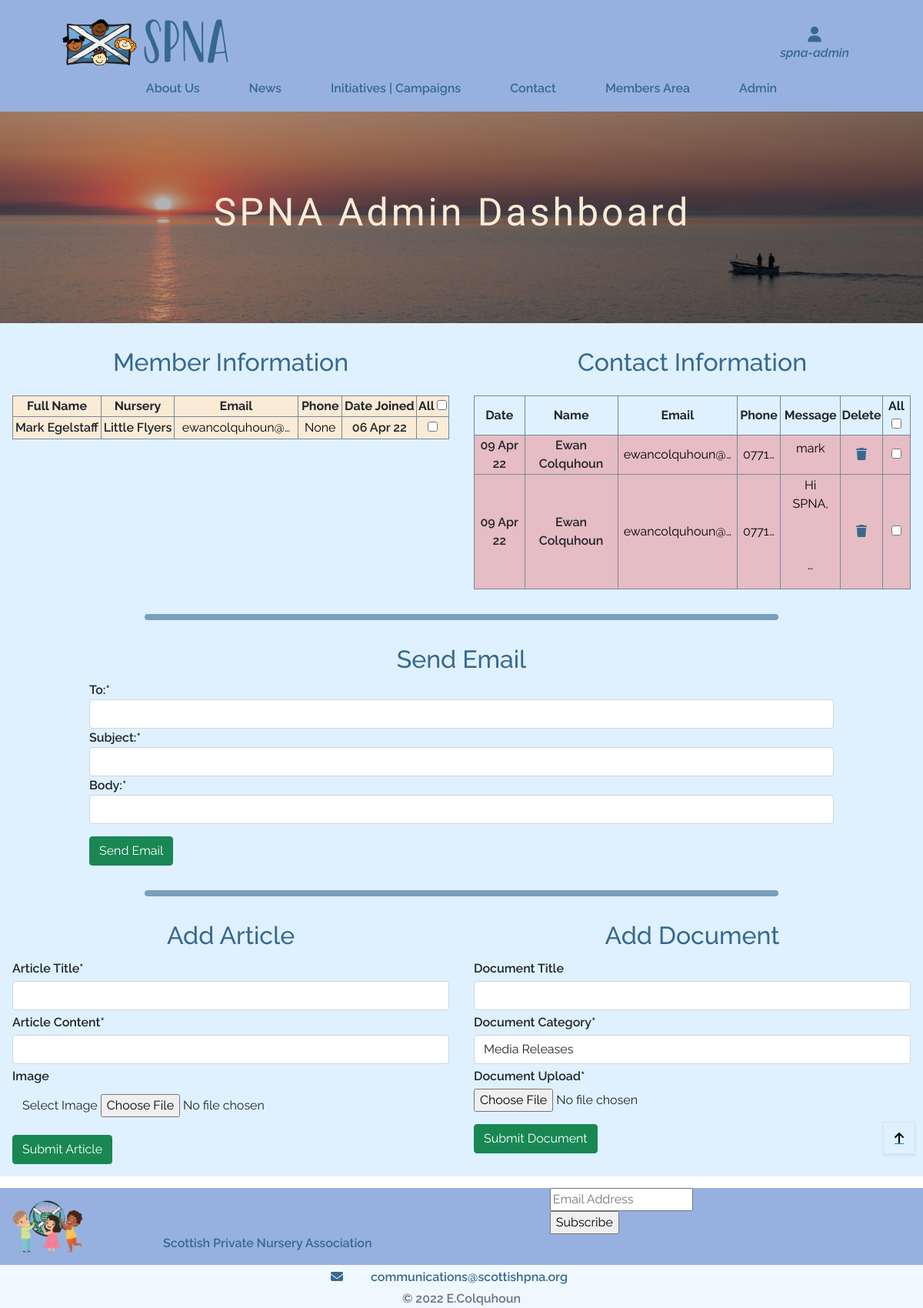
Page /spna_admin/ (signed in) on the committed database.
### member/models.py (models this page shows, shortened)
class SPNAMember(models.Model):
    M = 'Monthly'
    M6 = 'Six Monthly'
    Y = 'Yearly'
    PLAN = (
        (M, '£10 monthly'),
        (M6, '£55 six monthly'),
        (Y, '£100 yearly'),
    )
    user = models.OneToOneField(User, on_delete=models.CASCADE, primary_key=True)
    nursery = models.CharField(max_length=255)
    fullname = models.CharField(max_length=50, null=False, blank=False, default='')
    street_address1 = models.CharField(max_length=80, null=False, blank=False)
    town_or_city = models.CharField(max_length=40, null=False, blank=False)
    postcode = models.CharField(max_length=20, null=True, blank=True)
    country = CountryField(blank_label='Country', null=False, blank=False)
    phone = models.CharField(max_length=15, null=True, blank=True)
    subscription = models.CharField(max_length=16, choices=PLAN, default=1, null=False, blank=False)
    paid_until = models.DateField(null=True, blank=True)
    objects = UserManager()

### contact/models.py (models this page shows, shortened)
class Contact(models.Model):
    name = models.CharField(max_length=30, null=False, blank=False)
    phone_regex = RegexValidator(regex=r'^\+?1?\d{9,15}$', message="Phone number must be entered in the format: '+999999999'. Up to 15 digits allowed.")
    phone_number = models.CharField(validators=[phone_regex], max_length=17, blank=True) # Validators should be a list
    email = models.EmailField(
        max_length=40,
        blank=False,
        help_text='Email must include "@"')
    message = models.TextField(blank=False, null=False)
    replied = models.IntegerField(choices=REPLIED, default=False)
    created = models.DateTimeField(auto_now=True)
    objects = models.Manager()
    class Meta:
        ordering = ['-created']

### spna_admin/views.py (the view)
# urls.py: path('spna_admin/', include('spna_admin.urls')),
@login_required
def spna_admin(request):
    if not request.user.is_superuser:
        messages.error(request, "Sorry only SPNA Admin can access this page.")
        return redirect(reverse('home'))
    emailForm = EmailForm()
    docForm = DocumentForm()
    form = ArticleForm()
    users = User.objects.all()
    contacts = Contact.objects.all()
    context = {
        'emailForm': emailForm,
        'docForm': docForm,
        'form': form,
        'users': users,
        'contacts': contacts,
    }
    return render(request, 'spna_admin/spna_admin.html', context)

### spna_admin/templates/spna_admin/spna_admin.html (shortened to what this page needs)
{% extends "base.html" %}
{% load static %}
{% load crispy_forms_tags %}
{% block extra_css %}
<link rel="stylesheet" type="text/css" href="{% static 'spna_admin/css/spna_admin.css' %}">
{% endblock %}
{% block page_header %}
    <div class="container-fluid header-container">
    </div>
{% endblock %}
{% block content %}
<section id="admin-header" class="title-section">
    <div class="container-fluid h-100 w-100 text-center">
        <div class="overlay">
            <div class="row h-100 w-100">
                <div class="col-12 text-center my-auto">
                    <h1 id="admin-title" class="title-text">SPNA Admin Dashboard</h1>
                </div>
            </div>
        </div>
    </div>
</section>
<section id="admin-dashboard" class="bg-light-blue">
    <div class="container-fluid">
        <div class="row">
            <div class="col-12 col-lg-6 p-1 p-sm-3 mx-auto text-center">
                <div class="member-table-head p-1 p-sm-3">
                    <h2 class="text-blue">Member Information</h2>
                </div>
                <div class="table-holder">
                    <table class="base-table bg-ant-white">
                            <tr>
                                <th>Full Name</th>
                                <th>Nursery</th>
                                <th>Email</th>
                                <th>Phone</th>
                                <th>Date Joined</th>
                                <th>All <input id="members-select-all" type="checkbox" ></th>
                            </tr>
                            {% for user in users %}
                            <tr>
                                <td>{{user.spnamember.fullname}}</td>
                                <td>{{user.spnamember.nursery}}</td>
                                <td>
                                    <button type="button" class="email-tt" data-bs-toggle="tooltip" data-bs-placement="left" title="{{user.email}}">
                                        {{user.email|truncatechars:15}}
                                    </button>
                                </td>
                                <td>
                                    <button type="button" class="email-tt" data-bs-toggle="tooltip" data-bs-placement="left" title="{{user.phone}}">
                                        {{user.spnamember.phone|truncatechars:5}}
                                    </button>
                                </td>
                                <td>{{user.date_joined|date:"d M y" }}</td>
                                <td><input type="checkbox" id="select" class="member-select-box select-box" name="email" value="{{user.email}}"></td>
                            </tr>
                            {% endfor %}
                        </table>
                </div>
            </div>
            <div class="col-12 col-lg-6 p-1 p-sm-3 mx-auto text-center">
                <div class="contact-table-head p-1 p-sm-3">
                    <h2 class="text-blue">Contact Information</h2>
                </div>
                <div class="table-holder">
                    <table class="base-table">
                        <tr>
                            <th>Date</th>
                            <th>Name</th>
                            <th>Email</th>
                            <th>Phone</th>
                            <th>Message</th>
                            <th>Delete</th>
                            <th>All <input id="contacts-select-all" type="checkbox" ></th>
                        </tr>
                        {% for contact in contacts %}
                        <tr class="{% if contact.replied %}bg-green{% else %}bg-red{% endif %}">
                            <td>{{contact.created|date:"d M y" }}</td>
                            <td>{{contact.name}}</td>
                            <td>
                                <button type="button" class="email-tt" data-bs-toggle="tooltip" data-bs-placement="left" title="{{contact.email}}">
                                    {{contact.email|truncatechars:15}}
                                </button>
                            </td>
                            <td>
                                <button type="button" class="email-tt" data-bs-toggle="tooltip" data-bs-placement="left" title="{{contact.phone_number}}">
                                    {{contact.phone_number|truncatechars:5}}
                                </button>
                            </td>
                            <td>
                                <button type="button" class="email-tt" data-bs-toggle="tooltip" data-bs-placement="left" title="{{contact.message|safe}}">
                                    {{contact.message|safe|truncatechars:30}}
                                </button>
                            </td>
                            <td>
                                <a class="delete-cont-button p-2" data-bs-toggle="modal" data-name="{{contact.id}}" data-bs-target="#delete-cont-modal" href="#delete-cont-modal"><i class="fas fa-trash"></i></a>
                            </td>
                            <td><input type="checkbox" id="select" name="email" class="contact-select-box select-box" value="{{contact.email}}"></td>
                        </tr>
                        {% endfor %}
                    </table>
                </div>
            </div>
        </div>
        <hr class="d-none d-md-block p-1 mx-auto email-hr">
        <div class="row">
            <div class="col-12 col-lg-10 mx-auto p-2 p-sm-3">
                <div class="text-center">
                    <h2 class="text-blue">Send Email</h2>
                </div>
                <form action="{% url 'send_email' %}" method="POST" enctype="multipart/form-data">
                    {{ emailForm|crispy }}
                    <div class="pt-3">
                        <button class="btn btn-success" type="submit">Send Email</button>
                    </div>
                </form>
            </div>
        </div>
        <hr class="d-none d-md-block p-1 mx-auto email-hr">
        <div class="row">
            <div class="col-12 col-md-6 p-2 p-sm-3 mx-auto">
                <div class="text-center">
                    <h2 class="text-blue">Add Article</h2>
                </div>
                <form class="admin-form" action="{% url 'add_article' %}" method="POST" enctype="multipart/form-data">
                    {{ form|crispy }}
                    <div>
                        <button class="btn btn-success">Submit Article</button>
                    </div>
                </form>
            </div>
            <div class="col-12 col-md-6 p-2 p-sm-3 mx-auto">
                <div class="text-center">
                    <h2 class="text-blue">Add Document</h2>
                </div>
                <form class="admin-form" action="{% url 'add_document' %}" method="POST" enctype="multipart/form-data">
                    {{ docForm|crispy }}
                    <div class="pt-3">
                        <button class="btn btn-success">Submit Document</button>
                    </div>
                </form>
            </div>
        </div>
    </div>
</section>
{% endblock %}

### templates/base.html (shortened to what this page needs)
{% load static %}
{% load crispy_forms_tags %}
<!doctype html>
<html lang="en">
    <head>
        {% block corecss %}
        <link rel="stylesheet"  type="text/css" href="https://cdnjs.cloudflare.com/ajax/libs/tiny-slider/2.9.4/tiny-slider.css">
        <link href="//cdn-images.mailchimp.com/embedcode/classic-10_7_dtp.css" rel="stylesheet" type="text/css">
        <link href="https://cdn.jsdelivr.net/npm/bootstrap@5.1.3/dist/css/bootstrap.min.css" rel="stylesheet">
        <link rel="stylesheet" href="{% static 'css/base.css' %}">
        {% endblock %}
        {% block extra_css %}
        {% endblock %}
    </head>
    <body>
        <header class="fixed-top bg-blue">
            <div id="topnav" class="row pt-lg-2 d-none d-lg-flex">
                <div class="col-12 col-md-8 mx-auto my-auto py-1 py-lg-0">
                    <a href="{% url 'home' %}" class="nav-link main-logo-link">
                        <img src="{{ spna }}/media/original/logo.png" alt="SPNA Logo">
                    </a>
                </div>
                <div class="col-12 col-md-2 mx-auto my-auto py-lg-0">
                    <div class="text-center other-nav" data-bs-toggle="dropdown">
                        <div><i class="fas fa-user fa-lg"></i></div>
                        <p class="my-0 link-text">{% if request.user.is_authenticated %}<span class="italic">{{user.username}}</span>{% else %}Join/Login{% endif %}</p>
                    </div>
                        {% include 'includes/account/spna_login.html' %}
                </div>
            </div>
            <div class="row g-0 cover">
                <div class="col-12 col-lg-12 mx-auto">
                    <nav class="navbar navbar-expand-lg my-auto bg-blue h-100 w-100" id="navbarNav">
                        <div class="collapse navbar-collapse" id="main-nav">
                            <ul class="navbar-nav my-auto sticky-top">
                                <li class="nav-item">
                                    <a href="{% url 'about' %}">About Us</a>
                                </li>
                                <li class="nav-item ">
                                    <a href="{% url 'news' %}">News</a>
                                </li>
                                <li class="nav-item">
                                    <a href="{% url 'initiatives' %}">Initiatives | Campaigns</a>
                                </li>
                                <li class="nav-item">
                                    <a id="contact-button" data-bs-toggle="modal" data-bs-target="#myModal" href="#myModal">Contact</a>
                                </li>
                                {% if request.user.is_authenticated %}
                                    <li class="nav-item">
                                        <a href="{% url 'member_area' %}">Members Area</a>
                                    </li>
                                {% endif %}
                                {% if request.user.is_authenticated %}
                                    {% if request.user.is_superuser %}
                                    <li class="nav-item">
                                        <a href="{% url 'spna_admin' %}">Admin</a>
                                    </li>
                                    {% endif %}
                                {% endif %}
                            </ul>
                        </div>
                    </nav>
                </div>
            </div>
        </header>
        {% block page_header %}
        {% endblock %}
        {% block content %}
        {% endblock %}
        <div class="btt-button shadow-sm rounded-0 border border-black">
            <a id="btt-link"class="btt-link d-flex h-100">
                <i id="btt-arrow" class="fas fa-arrow-up text-black mx-auto my-auto"></i>
            </a>
        </div>
        <footer class=" fixed-bottom">
            <div id="footer" class="container-fluid bg-blue">
                <div id="mailchimp-row" class="row">
                    <div class="col-12 col-md-2 d-none d-lg-block ">
                        <img class="pl-3" src="{{ spna }}/media/original/cropped-SPNA_logo_icon.png" width="100px" height="100px" alt="Cropped SPNA logo">
                    </div>
                    <div class="col-12 col-lg-3 pb-0 mb-0 my-auto">
                        <p class="footer-logo text-blue">Scottish Private Nursery Association</p>
                    </div>
                    <div class="col-12 col-md-7">
                        <div id="mc_embed_signup">
                            <form action="https://hotmail.us14.list-manage.com/subscribe/post?u=291280cf52030472eb64f0704&amp;id=a51e9f2451" method="post" id="mc-embedded-subscribe-form" name="mc-embedded-subscribe-form" class="validate" target="_blank" novalidate>
                                <div id="mc_embed_signup_scroll">
                                    <div class="mc-field-group">
                                        <input placeholder="Email Address" type="email" value="" name="EMAIL" class="required email" id="mce-EMAIL">
                                    </div>
                                    <div class="d-inline">
                                        <input type="submit" value="Subscribe" name="subscribe" id="mc-embedded-subscribe" class="button btn-blue">
                                    </div>
                                </div>
                            </form>
                        </div>
                    </div>
                </div>
                <div id="inner-lower-footer" class="row">
                    <div class="col-12 text-center">
                        <div class="p-1">
                            <i class="fas fa-envelope"></i>
                            <a class="pl-1" href="mailto:communications@scottishpna.org">communications@scottishpna.org</a>
                        </div>
                        <span class="text-muted">&copy 2022 E.Colquhoun </span>
                    </div>
                </div>
            </div>
        </footer>
    </body>
</html>

### templates/includes/account/spna_login.html (shortened to what this page needs)
{% extends "account/base.html" %}
{% load i18n %}
{% load account socialaccount %}

### templates/allauth/account/base.html (shortened to what this page needs)
<!DOCTYPE html>
<html>
  <head>
  </head>
  <body>
  </body>
</html>

### spna_admin/templates/spna_admin/custom_widget_templates/custom_clearable_file_input.html (shortened to what this page needs)
<span class="btn btn-black rounded-0 btn-file">
Select Image <input id="new-image" type="{{ widget.type }}" name="{{ widget.name }}"{% include "django/forms/widgets/attrs.html" %}>
</span>

### rows in the picture
Contact: created "09 Apr 22", name "Ewan Colquhoun", email "ewancolquhoun@…", phone_number "0771…", message "mark"
Contact: created "09 Apr 22", name "Ewan Colquhoun", email "ewancolquhoun@…", phone_number "0771…", message "Hi SPNA, …"

### other values in the picture
{{ user.username }} "spna-admin"
{{ user.spnamember.fullname }} "Mark Egelstaff"
{{ user.spnamember.nursery }} "Little Flyers"
{{ user.email|truncatechars:15 }} "ewancolquhoun@…"
{{ user.spnamember.phone|truncatechars:5 }} "None"
{{ user.date_joined|date:"d M y" }} "06 Apr 22"
